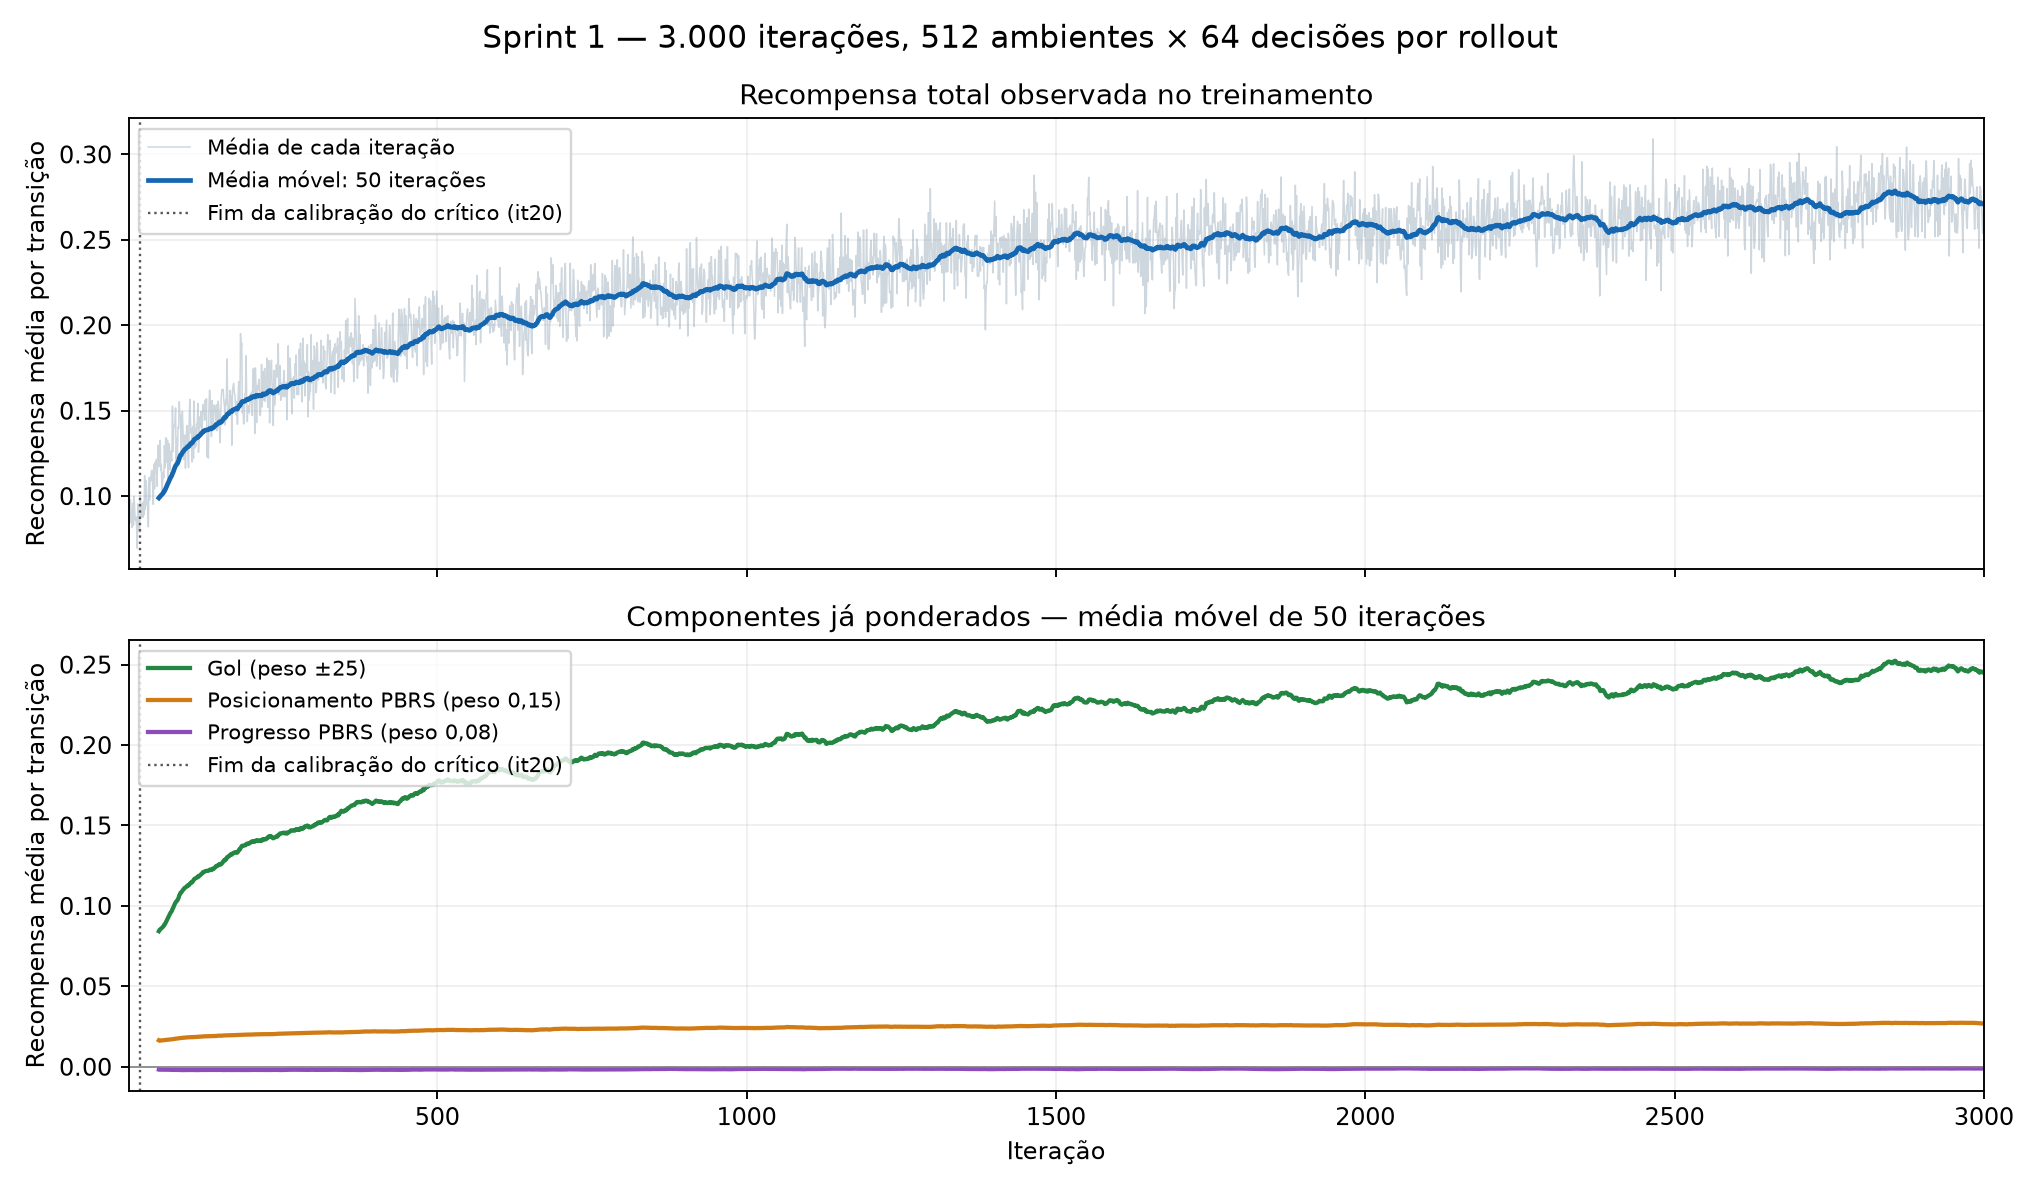

Write the Python code that produced this figure.
"""Plot measured training reward per transition, with its weighted components."""
import json
from pathlib import Path
import numpy as np
import matplotlib
matplotlib.use('Agg')
import matplotlib.pyplot as plt

ROOT=Path(__file__).resolve().parents[2]
OUT=Path(__file__).resolve().parent
WINDOW=50


def main():
    rows=[json.loads(s) for s in (ROOT/'runs/sprint1_structural_main_20261014/train/training.jsonl').read_text().splitlines()]
    x=np.array([r['iteration'] for r in rows])
    total=np.array([r['reward_mean'] for r in rows])
    keys=['GoalReward','DiscountedPocketPotential','DiscountedBallGoalPotential']
    values={k:np.array([r['reward_terms_per_sample'][k] for r in rows]) for k in keys}
    assert np.array_equal(x,np.arange(1,3001))
    assert np.isfinite(total).all() and all(np.isfinite(v).all() for v in values.values())
    error=float(np.max(np.abs(total-sum(values.values()))))
    assert error<1e-6
    def smooth(v):return np.convolve(v,np.ones(WINDOW)/WINDOW,mode='valid')
    fig,axes=plt.subplots(2,1,figsize=(12,7),sharex=True)
    axes[0].plot(x,total,color='#9eafbf',alpha=.5,linewidth=.65,label='Média de cada iteração')
    axes[0].plot(x[WINDOW-1:],smooth(total),color='#1667b1',linewidth=2,label='Média móvel: 50 iterações')
    axes[0].set_title('Recompensa total observada no treinamento')
    for key,label,color in [('GoalReward','Gol (peso ±25)','#238743'),
                            ('DiscountedPocketPotential','Posicionamento PBRS (peso 0,15)','#d17b14'),
                            ('DiscountedBallGoalPotential','Progresso PBRS (peso 0,08)','#8c4cba')]:
        axes[1].plot(x[WINDOW-1:],smooth(values[key]),label=label,color=color,linewidth=1.8)
    axes[1].set(title='Componentes já ponderados — média móvel de 50 iterações',xlabel='Iteração')
    axes[1].axhline(0,color='gray',linewidth=.7)
    for ax in axes:
        ax.set_ylabel('Recompensa média por transição')
        ax.grid(alpha=.2)
        ax.axvline(20,color='#555555',linestyle=':',linewidth=1,label='Fim da calibração do crítico (it20)')
        ax.legend(fontsize=9,loc='upper left')
        ax.set_xlim(1,3000)
    fig.suptitle('Sprint 1 — 3.000 iterações, 512 ambientes × 64 decisões por rollout',fontsize=13)
    fig.tight_layout()
    fig.savefig(OUT/'reward_curve.png',dpi=170)
    fig.savefig(OUT/'reward_curve.svg')
    plt.close(fig)
    svg=OUT/'reward_curve.svg';svg.write_text('\n'.join(line.rstrip() for line in svg.read_text().splitlines())+'\n')
    audit=dict(iterations=len(rows),smoothing_window=WINDOW,unit='weighted reward per learner transition',
               first_50_mean=float(total[:WINDOW].mean()),last_50_mean=float(total[-WINDOW:].mean()),
               max_component_sum_error=error,
               last_50_components={k:float(v[-WINDOW:].mean()) for k,v in values.items()})
    (OUT/'reward_curve.json').write_text(json.dumps(audit,indent=2))
    print(json.dumps(audit))


if __name__=='__main__':main()
